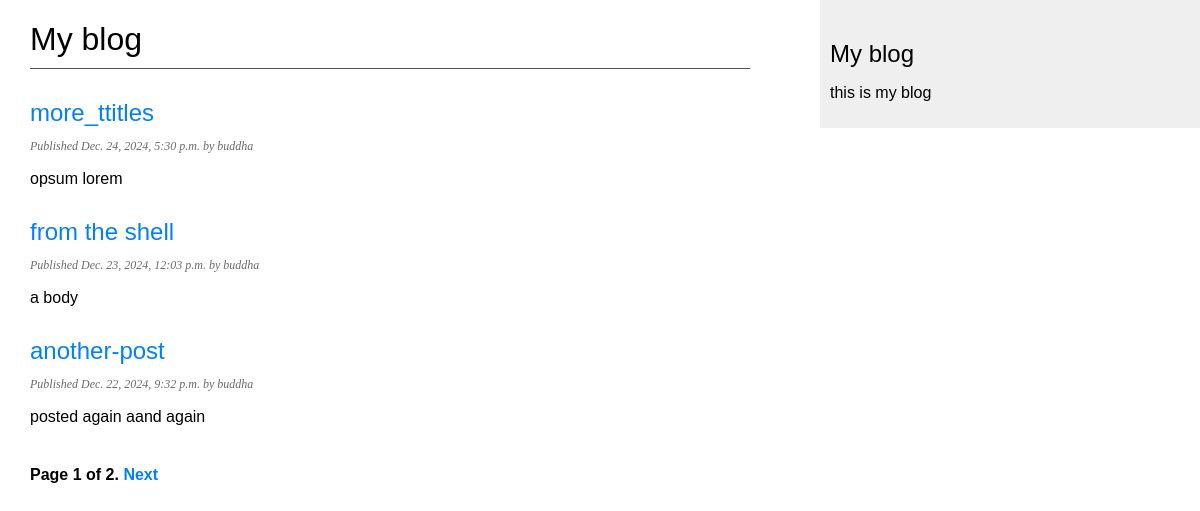
Screenshot of /blog/ with the database file from the repository.
### blog/models.py (models this page shows, shortened)
class Post (models.Model):
    class Status(models.TextChoices):
        DRAFT = 'DR', 'Draft'
        PUBLISHED = 'PB', 'Published'
    objects = models.Manager()
    published = PublishedManager()
    title = models.CharField(max_length=50)
    slug = models.SlugField(max_length=100, unique_for_date='publish')
    body = models.TextField()
    publish = models.DateTimeField(default=timezone.now)
    created = models.DateTimeField(auto_now_add=True)
    updated = models.DateTimeField(auto_now=True)
    status = models.CharField(max_length=2,
                              choices=Status,
                              default=Status.DRAFT)
    author = models.ForeignKey(settings.AUTH_USER_MODEL,
                               on_delete=models.CASCADE,
                               related_name="blog_posts")
    class Meta:
        ordering = ['-publish']
        indexes = [
            models.Index(fields=['-publish']),
            ]
    def get_absolute_url(self):
        return reverse("blog:post_detail", args=[self.publish.year,
                                                 self.publish.month,
                                                 self.publish.day,
                                                 self.slug])

### blog/views.py (the view)
# urls.py: path('', views.PostListView.as_view(), name='post_list'),
class PostListView(ListView):
    queryset = Post.published.all()
    context_object_name = 'posts'
    paginate_by = 3
    template_name = 'blog/post/list.html'

### blog/templates/blog/post/list.html (shortened to what this page needs)
{% extends "blog/base.html" %}
{% block content %}
    <h1>My blog</h1>
    {% for post in posts%}
        <h2>
            <a href="{{ post.get_absolute_url }}">
                {{ post.title }}
            </a>
        </h2>
        <p class="date">
            Published {{ post.publish }} by {{ post.author }}
        </p>
        {{ post.body | truncatewords:30 | linebreaks }}
    {% endfor %}
    {% include "pagination.html" with page=page_obj %}
{% endblock %}

### blog/static/css/blog.css (style rules this page uses)
body { margin:0; padding:0; font-family:helvetica, sans-serif; }
a { color:#0080ff; text-decoration:none; }
h1 { font-weight:normal; border-bottom:1px solid #525252; padding:0 0 10px 0; }
h2 { font-weight:normal; margin:30px 0 0; }
p.date { color:#6b6b6b; font-family: georgia, serif; font-size: 12px; font-style: italic; }

### rows the page displays
Post: title "more_ttitles", publish "Dec. 24, 2024, 5:30 p.m.", author "buddha", body "opsum lorem"
Post: title "from the shell", publish "Dec. 23, 2024, 12:03 p.m.", author "buddha", body "a body"
Post: title "another-post", publish "Dec. 22, 2024, 9:32 p.m.", author "buddha", body "posted again aand again"

### other values shown
{{ page.number }} "1"
{{ page.paginator.num_pages }} "2"
